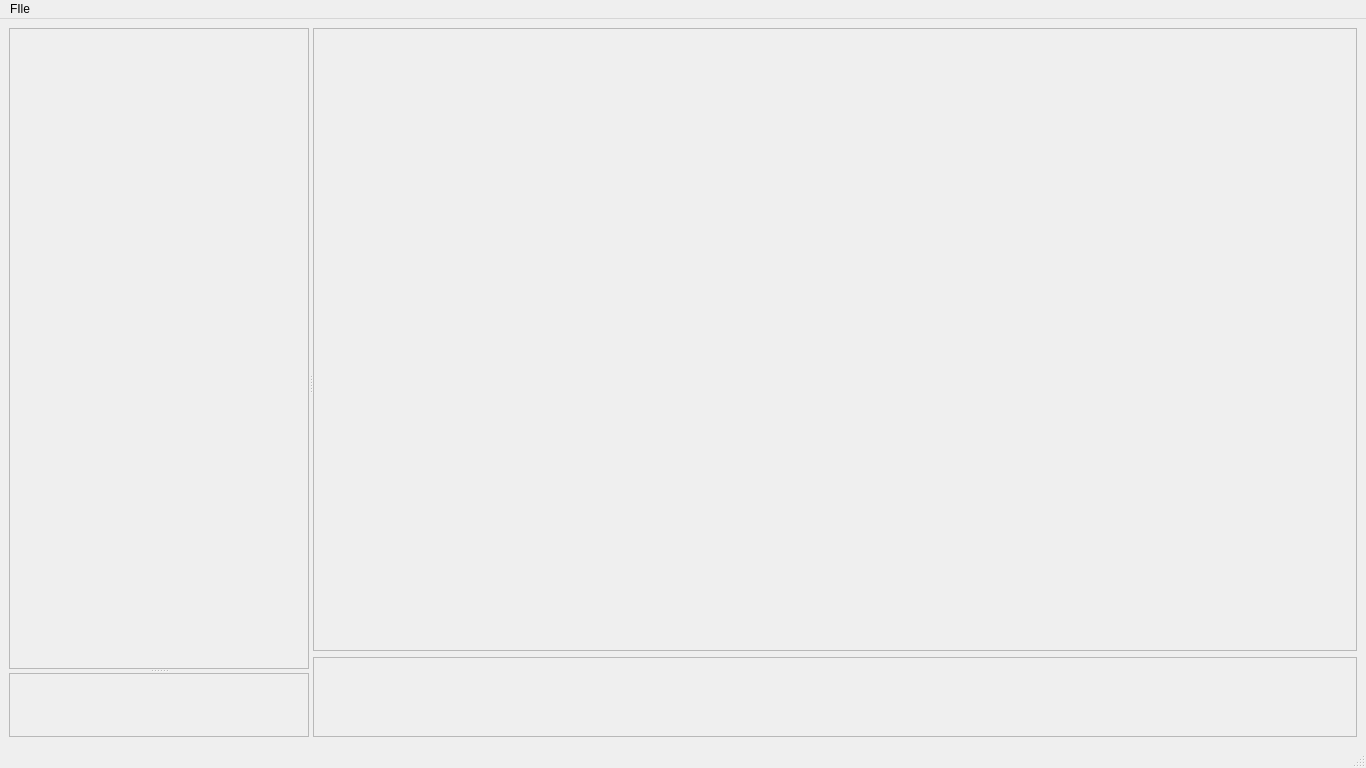
<?xml version="1.0" encoding="UTF-8"?>
<ui version="4.0">
 <class>MainWindow</class>
 <widget class="QMainWindow" name="MainWindow">
  <property name="geometry">
   <rect>
    <x>0</x>
    <y>0</y>
    <width>1366</width>
    <height>768</height>
   </rect>
  </property>
  <property name="windowTitle">
   <string>MainWindow</string>
  </property>
  <property name="styleSheet">
   <string notr="true"/>
  </property>
  <widget class="QWidget" name="centralwidget">
   <property name="styleSheet">
    <string notr="true"/>
   </property>
   <layout class="QGridLayout" name="gridLayout_4">
    <item row="0" column="0">
     <widget class="QSplitter" name="sp_main">
      <property name="sizePolicy">
       <sizepolicy hsizetype="Minimum" vsizetype="Preferred">
        <horstretch>0</horstretch>
        <verstretch>0</verstretch>
       </sizepolicy>
      </property>
      <property name="orientation">
       <enum>Qt::Orientation::Horizontal</enum>
      </property>
      <property name="childrenCollapsible">
       <bool>false</bool>
      </property>
      <widget class="QSplitter" name="sp_image_tools">
       <property name="sizePolicy">
        <sizepolicy hsizetype="Preferred" vsizetype="Preferred">
         <horstretch>0</horstretch>
         <verstretch>0</verstretch>
        </sizepolicy>
       </property>
       <property name="minimumSize">
        <size>
         <width>300</width>
         <height>0</height>
        </size>
       </property>
       <property name="maximumSize">
        <size>
         <width>16777215</width>
         <height>16777215</height>
        </size>
       </property>
       <property name="baseSize">
        <size>
         <width>0</width>
         <height>0</height>
        </size>
       </property>
       <property name="orientation">
        <enum>Qt::Orientation::Vertical</enum>
       </property>
       <property name="childrenCollapsible">
        <bool>false</bool>
       </property>
       <widget class="QFrame" name="layout_viewer">
        <property name="frameShape">
         <enum>QFrame::Shape::StyledPanel</enum>
        </property>
        <property name="frameShadow">
         <enum>QFrame::Shadow::Raised</enum>
        </property>
        <layout class="QGridLayout" name="gridLayout"/>
       </widget>
       <widget class="QFrame" name="layout_toolbox">
        <property name="minimumSize">
         <size>
          <width>0</width>
          <height>0</height>
         </size>
        </property>
        <property name="frameShape">
         <enum>QFrame::Shape::StyledPanel</enum>
        </property>
        <property name="frameShadow">
         <enum>QFrame::Shadow::Raised</enum>
        </property>
        <layout class="QGridLayout" name="gridLayout_2">
         <property name="sizeConstraint">
          <enum>QLayout::SizeConstraint::SetDefaultConstraint</enum>
         </property>
         <property name="leftMargin">
          <number>0</number>
         </property>
         <property name="topMargin">
          <number>0</number>
         </property>
         <property name="rightMargin">
          <number>0</number>
         </property>
         <property name="bottomMargin">
          <number>0</number>
         </property>
        </layout>
       </widget>
      </widget>
      <widget class="QWidget" name="layoutWidget">
       <layout class="QVBoxLayout" name="verticalLayout">
        <item>
         <widget class="QFrame" name="layout_display">
          <property name="minimumSize">
           <size>
            <width>600</width>
            <height>400</height>
           </size>
          </property>
          <property name="frameShape">
           <enum>QFrame::Shape::StyledPanel</enum>
          </property>
          <property name="frameShadow">
           <enum>QFrame::Shadow::Raised</enum>
          </property>
          <layout class="QGridLayout" name="gridLayout_3">
           <property name="leftMargin">
            <number>0</number>
           </property>
           <property name="topMargin">
            <number>0</number>
           </property>
           <property name="rightMargin">
            <number>0</number>
           </property>
           <property name="bottomMargin">
            <number>0</number>
           </property>
          </layout>
         </widget>
        </item>
        <item>
         <widget class="QFrame" name="layout_flick">
          <property name="maximumSize">
           <size>
            <width>16777215</width>
            <height>80</height>
           </size>
          </property>
          <property name="frameShape">
           <enum>QFrame::Shape::StyledPanel</enum>
          </property>
          <property name="frameShadow">
           <enum>QFrame::Shadow::Raised</enum>
          </property>
          <layout class="QHBoxLayout" name="horizontalLayout"/>
         </widget>
        </item>
       </layout>
      </widget>
     </widget>
    </item>
   </layout>
  </widget>
  <widget class="QMenuBar" name="menubar">
   <property name="geometry">
    <rect>
     <x>0</x>
     <y>0</y>
     <width>1366</width>
     <height>33</height>
    </rect>
   </property>
   <widget class="QMenu" name="menuFIle">
    <property name="title">
     <string>FIle</string>
    </property>
    <addaction name="action_add"/>
    <addaction name="action_remove"/>
    <addaction name="action_clear"/>
    <addaction name="separator"/>
    <addaction name="action_process"/>
    <addaction name="separator"/>
    <addaction name="action_close"/>
   </widget>
   <addaction name="menuFIle"/>
  </widget>
  <widget class="QStatusBar" name="statusbar"/>
  <action name="action_add">
   <property name="text">
    <string>Add Image</string>
   </property>
  </action>
  <action name="action_clear">
   <property name="text">
    <string>Clear Image Browser</string>
   </property>
  </action>
  <action name="action_close">
   <property name="text">
    <string>Close</string>
   </property>
  </action>
  <action name="action_process">
   <property name="text">
    <string>Process</string>
   </property>
  </action>
  <action name="action_remove">
   <property name="text">
    <string>Remove Image</string>
   </property>
  </action>
 </widget>
 <resources/>
 <connections>
  <connection>
   <sender>action_close</sender>
   <signal>triggered()</signal>
   <receiver>MainWindow</receiver>
   <slot>close()</slot>
   <hints>
    <hint type="sourcelabel">
     <x>-1</x>
     <y>-1</y>
    </hint>
    <hint type="destinationlabel">
     <x>562</x>
     <y>396</y>
    </hint>
   </hints>
  </connection>
 </connections>
</ui>
